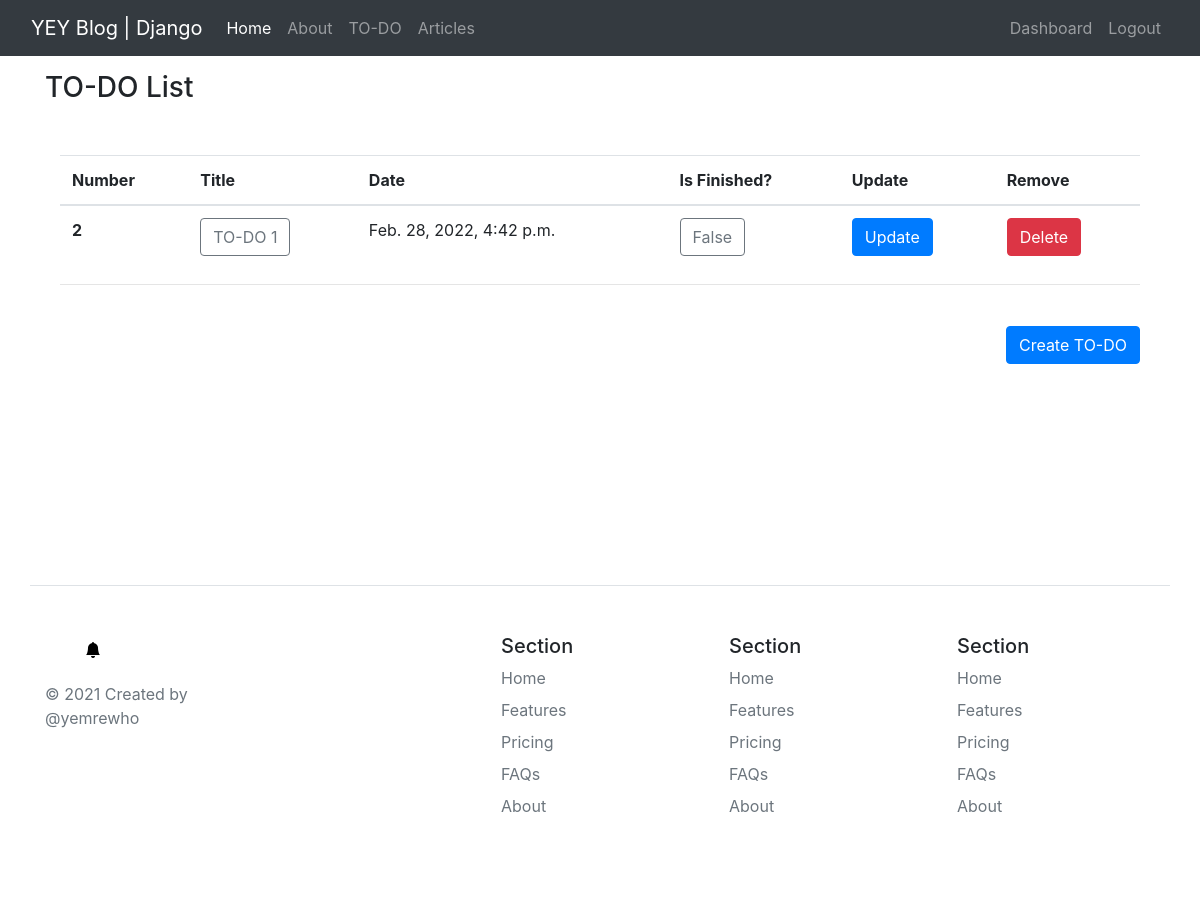
The page /todo/todo/ (signed in) on the database its author committed.
### todo/models.py (models this page shows, shortened)
class todoForm(models.Model):
    title = models.CharField(max_length=100, verbose_name="Title : ")
    description = models.TextField(max_length=250,verbose_name="Description : ")
    is_finished = models.BooleanField(default=False,verbose_name="Is Finished ? ")
    date = models.DateTimeField(auto_now_add=True)

### todo/views.py (the view)
# urls.py: path('todo/',views.showtodo,name="showtodo"),
def showtodo(request):
    todolist = todoForm.objects.all()
    context = {
        "todolist":todolist
    }
    return render(request,"todos/todo.html",context)

### templates/todos/todo.html
{% extends 'layout.html' %}
{% load crispy_forms_tags %}
{% block body %}
    <h3 style="margin-bottom: 50px">TO-DO List</h3>
     <div class="container">
        <table class="table table-hover">
            <thead>
            <tr>
                <th scope="col">Number</th>
                <th scope="col">Title</th>
                <th scope="col">Date</th>
                <th scope="col">Is Finished?</th>
                <th scope="col">Update</th>
                <th scope="col">Remove</th>
            </tr>
            </thead>
            {% for todos in todolist %}
                <tr>
                    <th scope="row">{{todos.id}}</th>
                    <td><button type="button" class="btn btn-outline-secondary">{{todos.title}}</button></td>
                    <td>{{todos.date}}</td>
                                        <td><button type="button" class="btn btn-outline-secondary">{{todos.is_finished}}</button></td>
                    <td><a href="{% url 'upttodo' todos.id %}" class="btn btn-primary">Update</a></td>
                    <td><a href="{% url 'deltodo' todos.id %}" class="btn btn-danger">Delete</a></td>
                </tr>
            {% endfor %}
        </table>
         <hr>
        <div style="float: right; margin-top: 25px">
            <a href="{% url 'createtodo' %}">
                <button class="btn btn-primary" >Create TO-DO</button>
            </a>
        </div>
    </div>
{% endblock %}

### static/style.css (style rules this page uses)
.container { margin-top: 15px ; margin-bottom: 200px; }

### rows shown on the page
todoForm: id "2", title "TO-DO 1", date "Feb. 28, 2022, 4:42 p.m.", is_finished "False"
